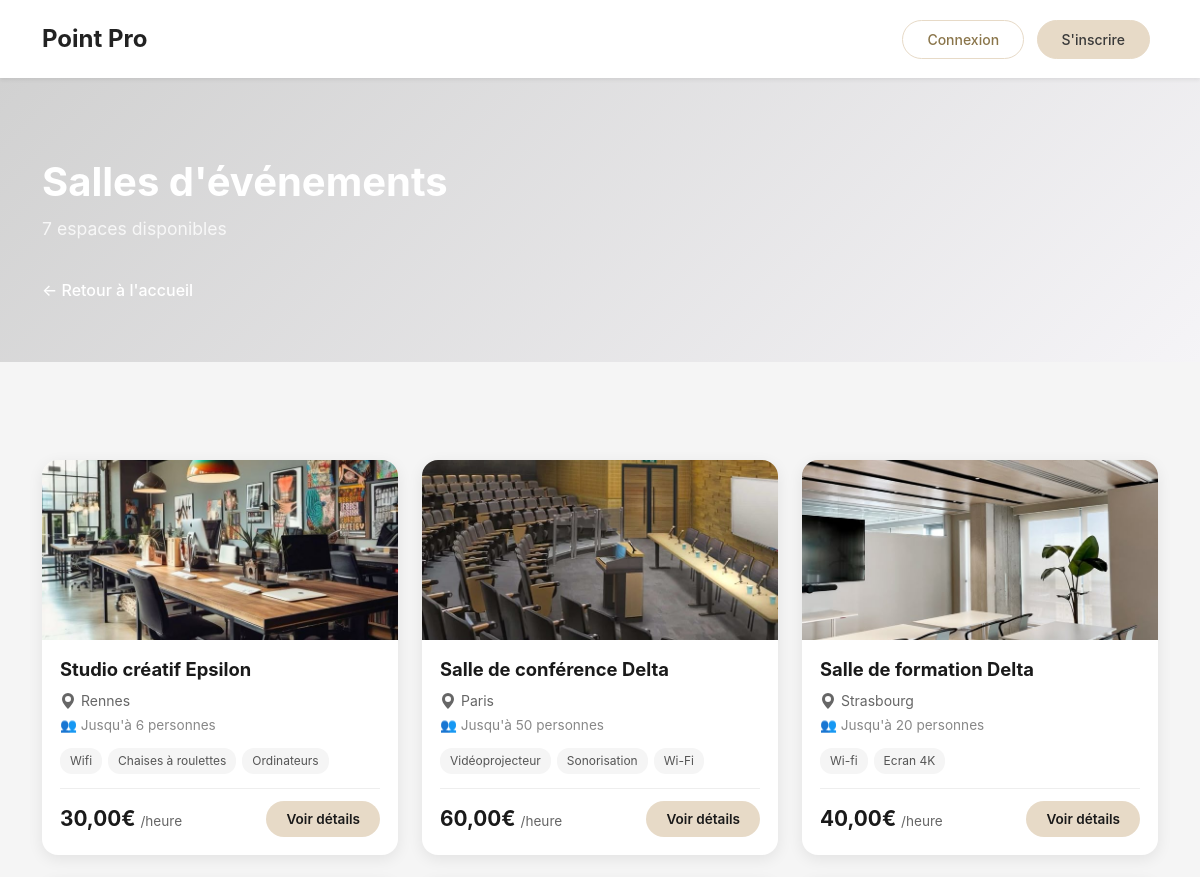
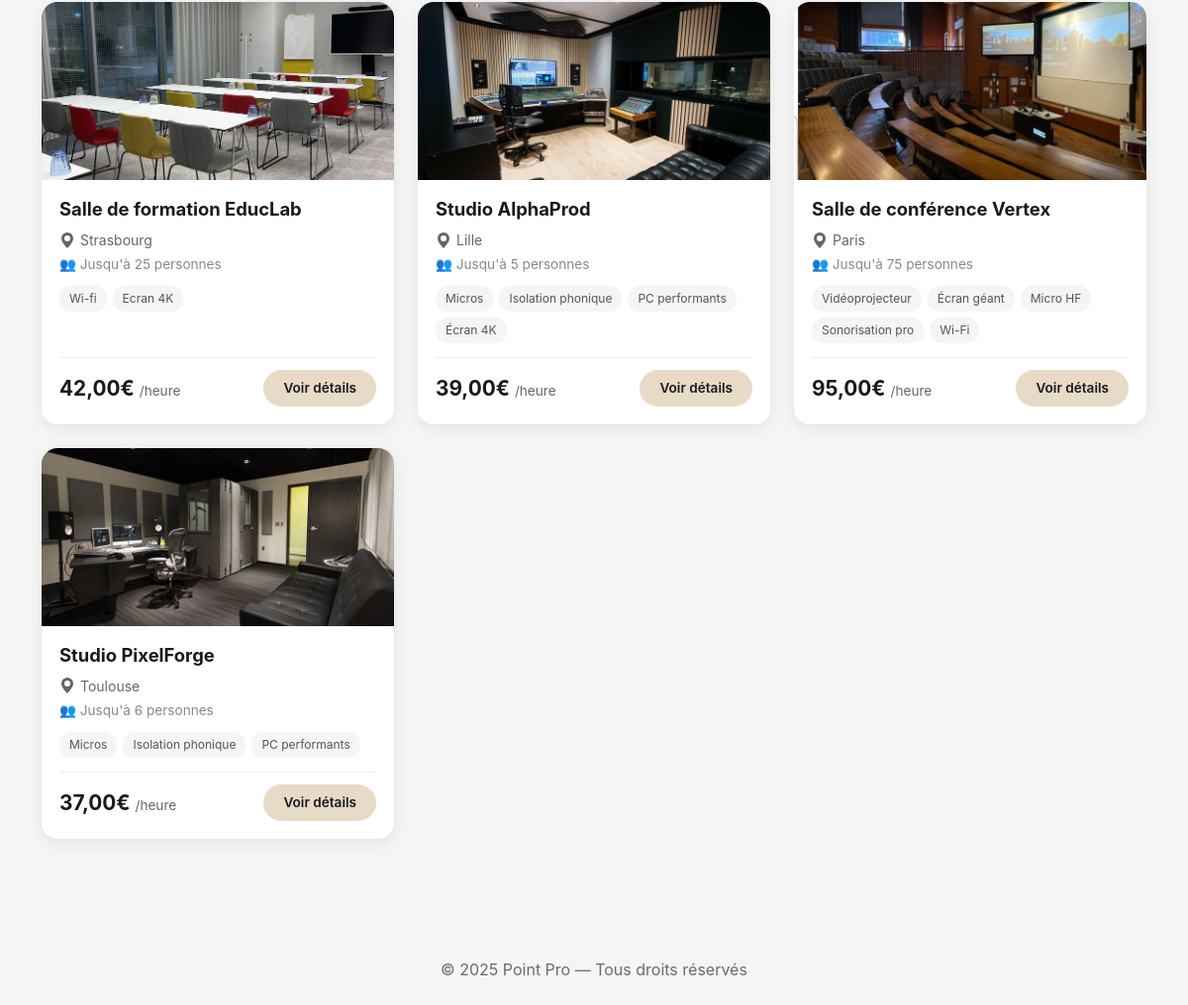
Screenshot of /espaces/categorie/evenements/ with the database file from the repository (2 pictures, top to bottom).
### client/models.py (models this page shows, shortened)
class Espace(models.Model):
    TYPE_CHOICES = [
        ('petite_salle', 'Petite salle'),
        ('moyenne_salle', 'Moyenne salle'),
        ('grande_salle', 'Grande salle'),
        ('reunion', 'Salle de réunion'),
        ('brainstorming', 'Salle de brainstorming'),
        ('studio', 'Salle de studio'),
        ('espace_detente', 'Espace détente'),
        ('espace_formation', 'Salle de formation'),
    ]
    nom = models.CharField(max_length=100)
    description = models.TextField(blank=True)
    type_espace = models.CharField(max_length=50, choices=TYPE_CHOICES)
    capacite = models.PositiveIntegerField()
    ville = models.CharField(max_length=100)
    adresse = models.CharField(max_length=200, blank=True)
    equipements = models.TextField(blank=True)
    prix_par_heure = models.DecimalField(max_digits=6, decimal_places=2)
    image = models.ImageField(upload_to='espaces/', blank=True, null=True)
    disponible = models.BooleanField(default=True)
    date_creation = models.DateTimeField(auto_now_add=True)

### client/views.py (the view)
# urls.py: path('espaces/categorie/<str:categorie>/', views.espaces_par_categorie, name='espaces_par_categorie'),
def espaces_par_categorie(request, categorie):
    categories_mapping = {
        'reunion': ['reunion'],
        'coworking': ['petite_salle', 'moyenne_salle','brainstorming','espace_detente'],
        'evenements': ['grande_salle','espace_formation','studio'],
    }
    types_espaces = categories_mapping.get(categorie, [categorie])
    espaces = Espace.objects.filter(disponible=True, type_espace__in=types_espaces)
    noms_categories = {
        'reunion': 'Salles de réunion',
        'coworking': 'Espaces coworking',
        'evenements': 'Salles d\'événements',
    }
    categorie_nom = noms_categories.get(categorie, categorie)
    for espace in espaces:
        if espace.equipements:
            espace.equipements_list = [eq.strip() for eq in espace.equipements.split(',') if eq.strip()]
        else:
            espace.equipements_list = []
    favoris_ids = []
    if request.user.is_authenticated:
        favoris_ids = list(Favori.objects.filter(user=request.user).values_list('espace_id', flat=True))
    context = {
        'espaces': espaces,
        'categorie': categorie,
        'categorie_nom': categorie_nom,
        'total': espaces.count(),
        'favoris_ids': favoris_ids
    }
    return render(request, "client/espaces_categorie.html", context)

### client/templates/client/espaces_categorie.html (shortened to what this page needs)
{% extends "client/base.html" %}
{% load static %}
{% block content %}
<div class="page-header">
  <div class="container">
    <h1>{{ categorie_nom }}</h1>
    <p class="text-muted">{{ total }} espace{% if total > 1 %}s{% endif %} disponible{% if total > 1 %}s{% endif %}</p>
    <a href="{% url 'accueil' %}" class="btn-back">← Retour à l'accueil</a>
  </div>
</div>
<section class="espaces-list-section py-5">
  <div class="container">
    {% if espaces %}
      <div class="row g-4">
        {% for espace in espaces %}
        <div class="col-lg-4 col-md-6">
          <div class="espace-card">
            <div class="espace-card-img" style="position: relative;">
              <a href="{% url 'detail_espace' espace.id %}">
                {% if espace.image %}
                  <img src="{{ espace.image.url }}" alt="{{ espace.nom }}">
                {% else %}
                  <img src="{% static 'client/images/default_espace.jpg' %}" alt="Espace">
                {% endif %}
              </a>
            </div>
            <div class="espace-card-body">
              <h3 class="espace-title">{{ espace.nom }}</h3>
              <div class="espace-location">
                <svg width="16" height="16" fill="currentColor" viewBox="0 0 16 16">
                  <path d="M8 16s6-5.686 6-10A6 6 0 0 0 2 6c0 4.314 6 10 6 10zm0-7a3 3 0 1 1 0-6 3 3 0 0 1 0 6z"/>
                </svg>
                {{ espace.ville }}
              </div>
              <div class="espace-capacity">👥 Jusqu'à {{ espace.capacite }} personnes</div>
              <div class="espace-features">
                {% if espace.equipements_list %}
                  {% for equipement in espace.equipements_list %}
                    <span class="feature-tag">{{ equipement }}</span>
                  {% endfor %}
                {% else %}
                  <span class="feature-tag text-muted">Aucun équipement</span>
                {% endif %}
              </div>
              <div class="espace-footer">
                <div class="espace-price">{{ espace.prix_par_heure }}€ <span>/heure</span></div>
                <a href="{% url 'detail_espace' espace.id %}" class="btn-voir">Voir détails</a>
              </div>
            </div>
          </div>
        </div>
        {% endfor %}
      </div>
    {% else %}
      <div class="text-center py-5">
        <p class="text-muted fs-5">Aucun espace disponible dans cette catégorie pour le moment.</p>
        <a href="{% url 'accueil' %}" class="btn btn-primary mt-3">Retour à l'accueil</a>
      </div>
    {% endif %}
  </div>
</section>
{% endblock %}

### client/static/client/style.css (style rules this page uses)
body { font-family: "Poppins", sans-serif; background-color: #f5f5f5 !important; }
* { margin: 0; padding: 0; box-sizing: border-box; }
body { margin: 0 !important; padding: 0 !important; }
body { padding-top: 80px; }
.espace-card { background: white; border-radius: 16px; overflow: hidden; box-shadow: 0 4px 15px rgba(0,0,0,0.08); transition: all 0.3s ease; height: 100%; display: flex; flex-direction: column; }
.espace-card-img { position: relative; height: 180px; overflow: hidden; }
.espace-card-img img { width: 100%; height: 100%; object-fit: cover; transition: transform 0.4s ease; }
.espace-card-body { padding: 18px; flex-grow: 1; display: flex; flex-direction: column; }
.espace-title { font-size: 1.15rem; font-weight: 700; color: #1a1a1a; margin-bottom: 8px; line-height: 1.3; }
.espace-location { display: flex; align-items: center; color: #666; font-size: 0.875rem; margin-bottom: 4px; }
.espace-location svg { margin-right: 5px; }
.espace-capacity { color: #888; font-size: 0.85rem; margin-bottom: 12px; }
.espace-features { display: flex; gap: 6px; flex-wrap: wrap; margin-bottom: 14px; }
.feature-tag { background: #f5f5f5; padding: 4px 10px; border-radius: 12px; font-size: 0.75rem; color: #555; }
.espace-footer { display: flex; justify-content: space-between; align-items: center; margin-top: auto; padding-top: 12px; border-top: 1px solid #eee; }
.espace-price { font-size: 1.3rem; font-weight: 700; color: #1a1a1a; }
.espace-price span { font-size: 0.85rem; font-weight: 400; color: #666; }
.btn-voir { background: #E7DAC7; color: #1a1a1a; border: none; padding: 8px 20px; border-radius: 20px; font-weight: 600; font-size: 0.85rem; transition: all 0.2s ease; text-decoration: none; }
h1 { font-size: 2rem; font-weight: 700; }
a, button { outline: none !important; }
* { margin:0;padding:0;box-sizing:border-box }
body { font-family:-apple-system,BlinkMacSystemFont,"Segoe UI",Roboto,"Helvetica Neue",Arial,sans-serif; background:#f5f5f5;color:#262626; }

### client/templates/client/espaces_categorie.html (style rules this page uses)
.page-header { background: linear-gradient(135deg, #d1d1d1 0%, #f5f4f7 100%); color: white; padding: 80px 0 60px; margin-bottom: 50px; }
.page-header h1 { font-size: 2.5rem; font-weight: 700; margin-bottom: 10px; }
.page-header .text-muted { color: rgba(255, 255, 255, 0.8) !important; font-size: 1.1rem; }
.btn-back { display: inline-block; margin-top: 20px; color: white; text-decoration: none; font-weight: 500; transition: opacity 0.3s; }

### rows the page displays
Espace: image (picture), nom "Studio créatif Epsilon", ville "Rennes", capacite "6", equipements_list "Wifi" "Chaises à roulettes" "Ordinateurs", prix_par_heure "30,00"
Espace: image (picture), nom "Salle de conférence Delta", ville "Paris", capacite "50", equipements_list "Vidéoprojecteur" "Sonorisation" "Wi-Fi", prix_par_heure "60,00"
Espace: image (picture), nom "Salle de formation Delta", ville "Strasbourg", capacite "20", equipements_list "Wi-fi" "Ecran 4K", prix_par_heure "40,00"
Espace: image (picture), nom "Salle de formation EducLab", ville "Strasbourg", capacite "25", equipements_list "Wi-fi" "Ecran 4K", prix_par_heure "42,00"
Espace: image (picture), nom "Studio AlphaProd", ville "Lille", capacite "5", equipements_list "Micros" "Isolation phonique" "PC performants" "Écran 4K", prix_par_heure "39,00"
Espace: image (picture), nom "Salle de conférence Vertex", ville "Paris", capacite "75", equipements_list "Vidéoprojecteur" "Écran géant" "Micro HF" "Sonorisation pro" "Wi-Fi", prix_par_heure "95,00"
Espace: image (picture), nom "Studio PixelForge", ville "Toulouse", capacite "6", equipements_list "Micros" "Isolation phonique" "PC performants", prix_par_heure "37,00"

### other values shown
{{ categorie_nom }} "Salles d'événements"
{{ total }} "7"
